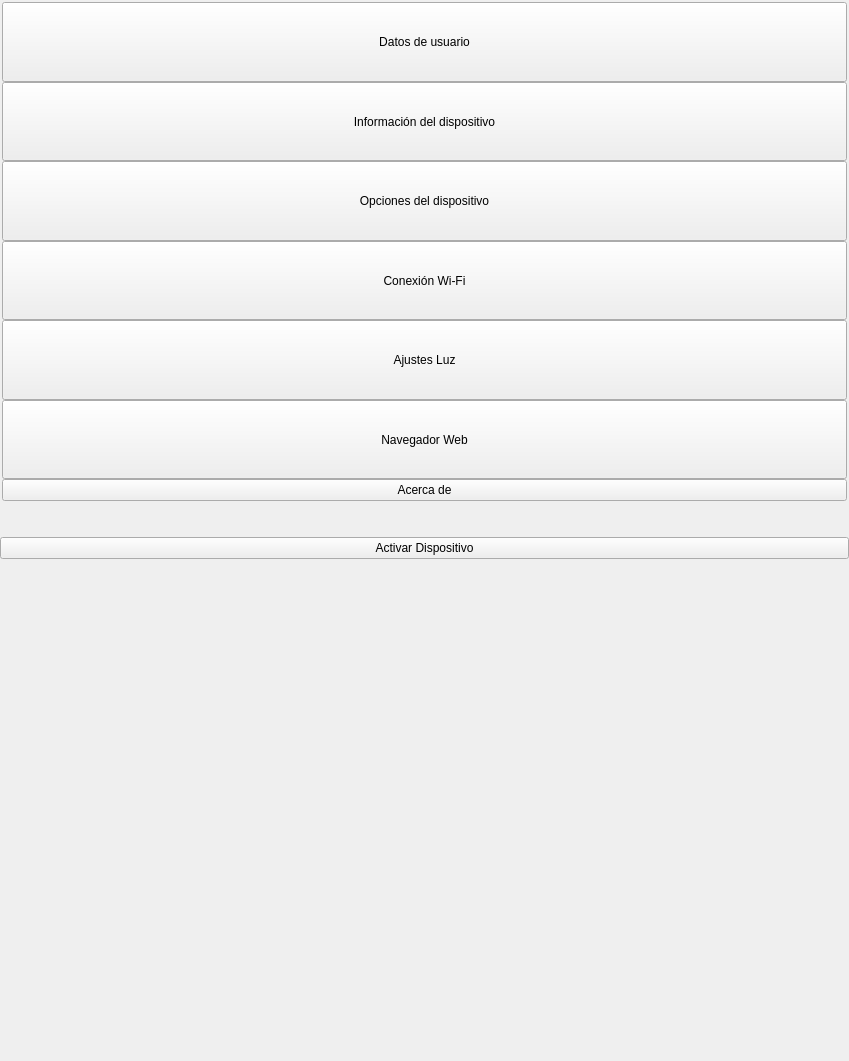
<?xml version="1.0" encoding="UTF-8"?>
<ui version="4.0">
 <class>Settings</class>
 <widget class="QWidget" name="Settings">
  <property name="geometry">
   <rect>
    <x>0</x>
    <y>0</y>
    <width>849</width>
    <height>1061</height>
   </rect>
  </property>
  <property name="sizePolicy">
   <sizepolicy hsizetype="Expanding" vsizetype="Expanding">
    <horstretch>0</horstretch>
    <verstretch>0</verstretch>
   </sizepolicy>
  </property>
  <property name="windowTitle">
   <string>Form</string>
  </property>
  <property name="styleSheet">
   <string notr="true" />
  </property>
  <layout class="QVBoxLayout" name="verticalLayout">
   <property name="spacing">
    <number>0</number>
   </property>
   <property name="margin">
    <number>0</number>
   </property>
   <item>
    <widget class="QFrame" name="settingsMarginTop">
     <property name="frameShape">
      <enum>QFrame::StyledPanel</enum>
     </property>
     <property name="frameShadow">
      <enum>QFrame::Raised</enum>
     </property>
    </widget>
   </item>
   <item>
    <widget class="QWidget" name="settingsMenuListCont" native="true">
     <property name="styleSheet">
      <string notr="true" />
     </property>
     <layout class="QVBoxLayout" name="verticalLayout_2">
      <property name="spacing">
       <number>0</number>
      </property>
      <property name="leftMargin">
       <number>2</number>
      </property>
      <property name="topMargin">
       <number>2</number>
      </property>
      <property name="rightMargin">
       <number>2</number>
      </property>
      <property name="bottomMargin">
       <number>1</number>
      </property>
      <item>
       <widget class="SilentQPushButton" name="userDataBtn">
        <property name="sizePolicy">
         <sizepolicy hsizetype="Expanding" vsizetype="Expanding">
          <horstretch>0</horstretch>
          <verstretch>0</verstretch>
         </sizepolicy>
        </property>
        <property name="minimumSize">
         <size>
          <width>0</width>
          <height>0</height>
         </size>
        </property>
        <property name="maximumSize">
         <size>
          <width>16777215</width>
          <height>16777215</height>
         </size>
        </property>
        <property name="focusPolicy">
         <enum>Qt::NoFocus</enum>
        </property>
        <property name="text">
         <string>Datos de usuario</string>
        </property>
       </widget>
      </item>
      <item>
       <widget class="SilentQPushButton" name="deviceInfoBtn">
        <property name="sizePolicy">
         <sizepolicy hsizetype="Expanding" vsizetype="Expanding">
          <horstretch>0</horstretch>
          <verstretch>0</verstretch>
         </sizepolicy>
        </property>
        <property name="minimumSize">
         <size>
          <width>0</width>
          <height>0</height>
         </size>
        </property>
        <property name="maximumSize">
         <size>
          <width>16777215</width>
          <height>16777215</height>
         </size>
        </property>
        <property name="focusPolicy">
         <enum>Qt::NoFocus</enum>
        </property>
        <property name="text">
         <string>Informaci&#243;n del dispositivo</string>
        </property>
       </widget>
      </item>
      <item>
       <widget class="SilentQPushButton" name="deviceOptionsBtn">
        <property name="sizePolicy">
         <sizepolicy hsizetype="Expanding" vsizetype="Expanding">
          <horstretch>0</horstretch>
          <verstretch>0</verstretch>
         </sizepolicy>
        </property>
        <property name="minimumSize">
         <size>
          <width>0</width>
          <height>0</height>
         </size>
        </property>
        <property name="maximumSize">
         <size>
          <width>16777215</width>
          <height>16777215</height>
         </size>
        </property>
        <property name="focusPolicy">
         <enum>Qt::NoFocus</enum>
        </property>
        <property name="text">
         <string>Opciones del dispositivo</string>
        </property>
       </widget>
      </item>
      <item>
       <widget class="SilentQPushButton" name="wifiConnexionBtn">
        <property name="sizePolicy">
         <sizepolicy hsizetype="Expanding" vsizetype="Expanding">
          <horstretch>0</horstretch>
          <verstretch>0</verstretch>
         </sizepolicy>
        </property>
        <property name="minimumSize">
         <size>
          <width>0</width>
          <height>0</height>
         </size>
        </property>
        <property name="maximumSize">
         <size>
          <width>16777215</width>
          <height>16777215</height>
         </size>
        </property>
        <property name="focusPolicy">
         <enum>Qt::NoFocus</enum>
        </property>
        <property name="text">
         <string>Conexi&#243;n Wi-Fi</string>
        </property>
       </widget>
      </item>
      <item>
       <widget class="SilentQPushButton" name="lightSettingsBtn">
        <property name="sizePolicy">
         <sizepolicy hsizetype="Expanding" vsizetype="Expanding">
          <horstretch>0</horstretch>
          <verstretch>0</verstretch>
         </sizepolicy>
        </property>
        <property name="minimumSize">
         <size>
          <width>0</width>
          <height>0</height>
         </size>
        </property>
        <property name="maximumSize">
         <size>
          <width>16777215</width>
          <height>16777215</height>
         </size>
        </property>
        <property name="focusPolicy">
         <enum>Qt::NoFocus</enum>
        </property>
        <property name="text">
         <string>Ajustes Luz</string>
        </property>
       </widget>
      </item>
      <item>
       <widget class="SilentQPushButton" name="webBrowserBtn">
        <property name="sizePolicy">
         <sizepolicy hsizetype="Expanding" vsizetype="Expanding">
          <horstretch>0</horstretch>
          <verstretch>0</verstretch>
         </sizepolicy>
        </property>
        <property name="minimumSize">
         <size>
          <width>0</width>
          <height>0</height>
         </size>
        </property>
        <property name="maximumSize">
         <size>
          <width>16777215</width>
          <height>16777215</height>
         </size>
        </property>
        <property name="focusPolicy">
         <enum>Qt::NoFocus</enum>
        </property>
        <property name="text">
         <string>Navegador Web</string>
        </property>
       </widget>
      </item>
      <item>
       <widget class="QPushButton" name="aboutUsBtn">
        <property name="minimumSize">
         <size>
          <width>0</width>
          <height>0</height>
         </size>
        </property>
        <property name="maximumSize">
         <size>
          <width>16777215</width>
          <height>16777215</height>
         </size>
        </property>
        <property name="text">
         <string>Acerca de</string>
        </property>
       </widget>
      </item>
     </layout>
    </widget>
   </item>
   <item>
    <spacer name="verticalSpacer_2">
     <property name="orientation">
      <enum>Qt::Vertical</enum>
     </property>
     <property name="sizeType">
      <enum>QSizePolicy::Fixed</enum>
     </property>
     <property name="sizeHint" stdset="0">
      <size>
       <width>28</width>
       <height>35</height>
      </size>
     </property>
    </spacer>
   </item>
   <item>
    <widget class="QPushButton" name="activateDeviceBtn">
     <property name="text">
      <string>Activar Dispositivo</string>
     </property>
    </widget>
   </item>
   <item>
    <spacer name="verticalSpacer">
     <property name="orientation">
      <enum>Qt::Vertical</enum>
     </property>
     <property name="sizeHint" stdset="0">
      <size>
       <width>28</width>
       <height>57</height>
      </size>
     </property>
    </spacer>
   </item>
  </layout>
 </widget>
 <customwidgets>
  <customwidget>
   <class>SilentQPushButton</class>
   <extends>QPushButton</extends>
   <header>SilentQPushButton.h</header>
  </customwidget>
 </customwidgets>
 <resources />
 <connections />
</ui>
